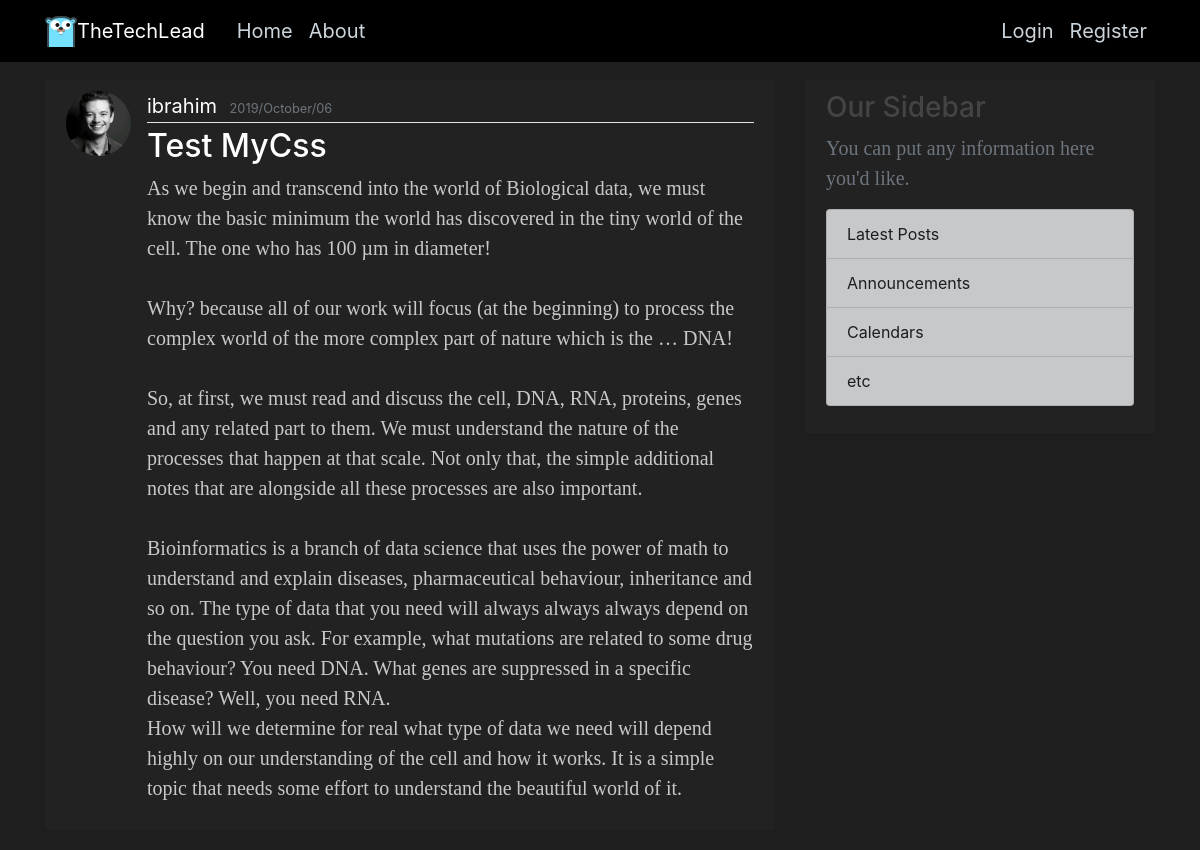
/blog/post/18/, run on the app's committed database.
### blog/models.py (models this page shows, shortened)
class Post(models.Model):
    title = models.CharField(default=' ',max_length=100) #CharField used for names restricted strings
    content = models.TextField(default=' ') #unrestricted string there is "choices" parameter used for choose your own charfields
    date = models.DateTimeField(default=timezone.now)
    author = models.ForeignKey(User,on_delete=models.CASCADE)

### users/models.py (models this page shows, shortened)
class Profile(models.Model):
    user = models.OneToOneField(User,on_delete=models.CASCADE)
    image = models.ImageField(default ='default.jpeg',upload_to='profile_pics')

### blog/views.py (the view)
# urls.py: path('post/<int:pk>/', PostDetailView.as_view(),name='post-detail'),#http://127.0.0.1:8000/blog/post/1/
class PostDetailView(DetailView):
    model = Post

### blog/templates/blog/post_detail.html (shortened to what this page needs)
{%extends "blog/base.html" %}
{% block content %}
<article class="media content-section">
  <img class="rounded-circle article-img" src={{object.author.profile.image.url}}>
  <div class="media-body">
    <div class="article-metadata">
      <a class="mr-2" href="{% url 'user-posts' object.author.username %}">{{ object.author }}</a>
      <small class="text-muted">{{ object.date |date:"Y/F/d" }}</small>
    </div>
    <h2 class="article-title">{{ object.title }}</h2>
    <p class="article-content">{{ object.content }}</p>
  </div>
</article>
{% endblock %}

### blog/static/blog/main.css (style rules this page uses)
body { background: #fafafa; color: #333333; margin-top: 5rem; }
h1, h2, h3, h4, h5, h6 { color: #444444; }
.content-section { background: rgb(34, 34, 34); padding: 10px 20px; border: 1px solid rgb(34, 34, 34); border-radius: 3px; margin-bottom: 20px; }
.article-title { color: rgb(255,255,255); }
.article-content { white-space: pre-line; }
.article-img { height: 65px; width: 65px; margin-right: 16px; }
.article-metadata { padding-bottom: 1px; margin-bottom: 4px; border-bottom: 1px solid #e3e3e3 }
body { background-color: rgb(30, 30, 30); }
p { color: rgb(200,200,200) ; font-family: verdana; font-size: 20px; text-align: left; }
a { color: white ; font-size: 20px; }

### data on the page
Post: author.profile.image (picture), author "ibrahim", date "2019/October/06", title "Test MyCss", content "As we begin and transcend into the world of Biological data, we must know the basic minimum the world has discovered in the tiny world of the cell. The one who has 100 µm in diameter! Why? because all of our work will focus (at the beginning) to process the complex world of the more complex part of nature which is the … DNA! So, at first, we must read and discuss the cell, DNA, RNA, proteins, genes and any related part to them. We must understand the nature of the processes that happen at that scale. Not only that, the simple additional notes that are alongside all these processes are also important. Bioinformatics is a branch of data science that uses the power of math to understand and…"
